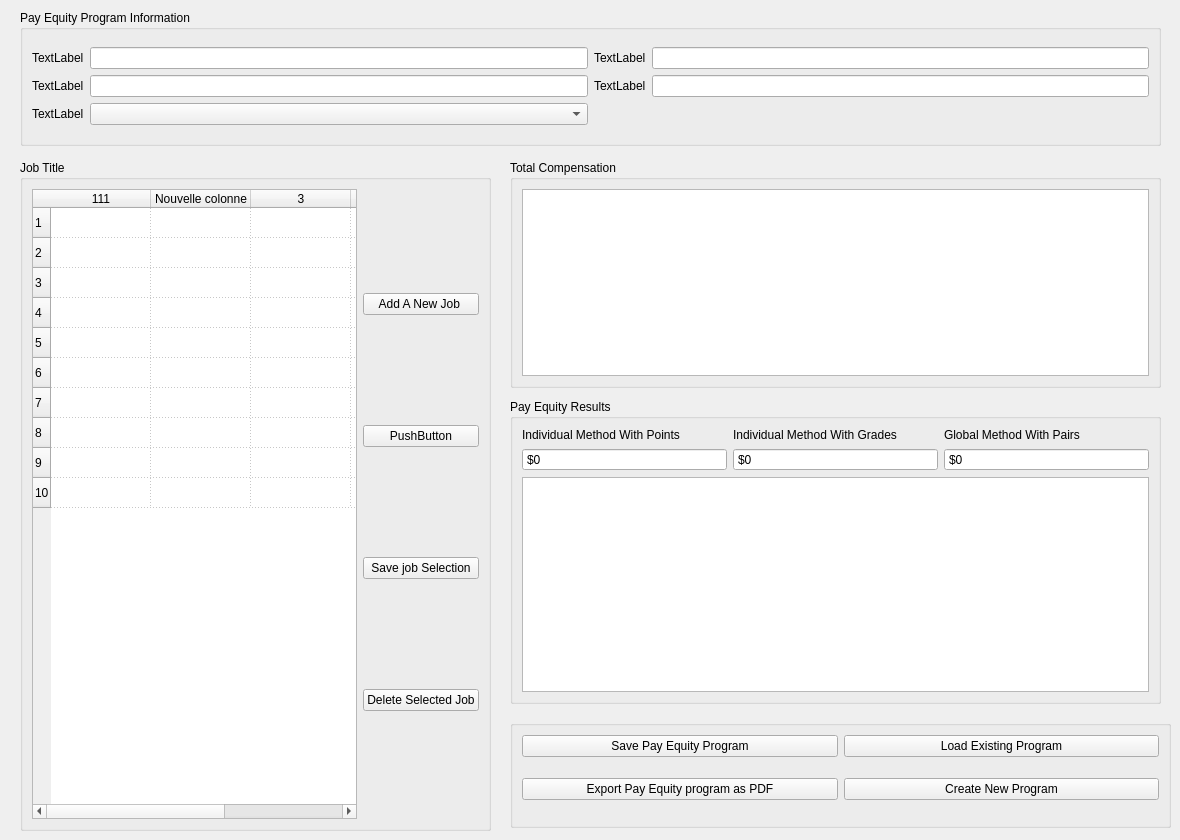
      <widget class="QWidget" name="tab_21">
       <attribute name="icon">
        <iconset>
         <normaloff>3442056-head-hunting/png/041-legal.png</normaloff>3442056-head-hunting/png/041-legal.png</iconset>
       </attribute>
       <attribute name="title">
        <string>Pay Equity Program</string>
       </attribute>
       <widget class="QGroupBox" name="groupBox_27">
        <property name="geometry">
         <rect>
          <x>20</x>
          <y>160</y>
          <width>471</width>
          <height>671</height>
         </rect>
        </property>
        <property name="title">
         <string>Job Title</string>
        </property>
        <layout class="QHBoxLayout" name="horizontalLayout_2">
         <item>
          <widget class="QTableWidget" name="tableWidget">
           <property name="alternatingRowColors">
            <bool>false</bool>
           </property>
           <property name="showGrid">
            <bool>true</bool>
           </property>
           <property name="gridStyle">
            <enum>Qt::DotLine</enum>
           </property>
           <property name="rowCount">
            <number>10</number>
           </property>
           <property name="columnCount">
            <number>5</number>
           </property>
           <attribute name="verticalHeaderDefaultSectionSize">
            <number>30</number>
           </attribute>
           <row/>
           <row/>
           <row/>
           <row/>
           <row/>
           <row/>
           <row/>
           <row/>
           <row/>
           <row/>
           <column>
            <property name="text">
             <string>111</string>
            </property>
           </column>
           <column>
            <property name="text">
             <string>Nouvelle colonne</string>
            </property>
           </column>
           <column/>
           <column/>
           <column/>
          </widget>
         </item>
         <item>
          <layout class="QVBoxLayout" name="verticalLayout">
           <item>
            <widget class="QPushButton" name="pushButton_7">
             <property name="text">
              <string>Add A New Job </string>
             </property>
            </widget>
           </item>
           <item>
            <widget class="QPushButton" name="pushButton">
             <property name="text">
              <string>PushButton</string>
             </property>
            </widget>
           </item>
           <item>
            <widget class="QPushButton" name="pushButton_9">
             <property name="text">
              <string>Save job Selection</string>
             </property>
            </widget>
           </item>
           <item>
            <widget class="QPushButton" name="pushButton_8">
             <property name="layoutDirection">
              <enum>Qt::LeftToRight</enum>
             </property>
             <property name="text">
              <string>Delete Selected Job</string>
             </property>
             <property name="default">
              <bool>false</bool>
             </property>
            </widget>
           </item>
          </layout>
         </item>
        </layout>
       </widget>
       <widget class="QGroupBox" name="groupBox_28">
        <property name="geometry">
         <rect>
          <x>20</x>
          <y>10</y>
          <width>1141</width>
          <height>136</height>
         </rect>
        </property>
        <property name="title">
         <string>Pay Equity Program Information</string>
        </property>
        <layout class="QGridLayout" name="gridLayout_13">
         <item row="0" column="0">
          <layout class="QGridLayout" name="gridLayout_11">
           <item row="0" column="3">
            <widget class="QLineEdit" name="lineEdit_3"/>
           </item>
           <item row="0" column="0">
            <widget class="QLabel" name="label_48">
             <property name="text">
              <string>TextLabel</string>
             </property>
            </widget>
           </item>
           <item row="1" column="0">
            <widget class="QLabel" name="label_78">
             <property name="text">
              <string>TextLabel</string>
             </property>
            </widget>
           </item>
           <item row="1" column="3">
            <widget class="QLineEdit" name="lineEdit_15"/>
           </item>
           <item row="0" column="2">
            <widget class="QLabel" name="label_79">
             <property name="text">
              <string>TextLabel</string>
             </property>
            </widget>
           </item>
           <item row="0" column="1">
            <widget class="QLineEdit" name="lineEdit_14"/>
           </item>
           <item row="1" column="1">
            <widget class="QLineEdit" name="lineEdit_4"/>
           </item>
           <item row="1" column="2">
            <widget class="QLabel" name="label_80">
             <property name="text">
              <string>TextLabel</string>
             </property>
            </widget>
           </item>
           <item row="2" column="0">
            <widget class="QLabel" name="label_81">
             <property name="text">
              <string>TextLabel</string>
             </property>
            </widget>
           </item>
           <item row="2" column="1">
            <widget class="QComboBox" name="comboBox"/>
           </item>
          </layout>
         </item>
        </layout>
       </widget>
       <widget class="QGroupBox" name="groupBox_29">
        <property name="geometry">
         <rect>
          <x>510</x>
          <y>160</y>
          <width>651</width>
          <height>228</height>
         </rect>
        </property>
        <property name="title">
         <string>Total Compensation</string>
        </property>
        <property name="flat">
         <bool>false</bool>
        </property>
        <layout class="QVBoxLayout" name="verticalLayout_6">
         <item>
          <widget class="QTableView" name="tableView_4"/>
         </item>
        </layout>
       </widget>
       <widget class="QGroupBox" name="groupBox_30">
        <property name="geometry">
         <rect>
          <x>510</x>
          <y>399</y>
          <width>651</width>
          <height>305</height>
         </rect>
        </property>
        <property name="title">
         <string>Pay Equity Results</string>
        </property>
        <layout class="QGridLayout" name="gridLayout_14">
         <item row="0" column="0">
          <layout class="QGridLayout" name="gridLayout_10">
           <item row="0" column="2">
            <widget class="QLabel" name="label_46">
             <property name="text">
              <string>Individual Method With Grades</string>
             </property>
             <property name="wordWrap">
              <bool>true</bool>
             </property>
            </widget>
           </item>
           <item row="1" column="0">
            <widget class="QSpinBox" name="spinBox_4">
             <property name="readOnly">
              <bool>true</bool>
             </property>
             <property name="buttonSymbols">
              <enum>QAbstractSpinBox::NoButtons</enum>
             </property>
             <property name="suffix">
              <string/>
             </property>
             <property name="prefix">
              <string>$</string>
             </property>
             <property name="maximum">
              <number>999999999</number>
             </property>
            </widget>
           </item>
           <item row="1" column="2">
            <widget class="QSpinBox" name="spinBox_5">
             <property name="readOnly">
              <bool>true</bool>
             </property>
             <property name="buttonSymbols">
              <enum>QAbstractSpinBox::NoButtons</enum>
             </property>
             <property name="suffix">
              <string/>
             </property>
             <property name="prefix">
              <string>$</string>
             </property>
             <property name="maximum">
              <number>999999999</number>
             </property>
            </widget>
           </item>
           <item row="0" column="0">
            <widget class="QLabel" name="label_45">
             <property name="text">
              <string>&lt;html&gt;&lt;head/&gt;&lt;body&gt;&lt;p&gt;Individual Method With Points&lt;/p&gt;&lt;/body&gt;&lt;/html&gt;</string>
             </property>
             <property name="wordWrap">
              <bool>true</bool>
             </property>
            </widget>
           </item>
           <item row="0" column="4">
            <widget class="QLabel" name="label_47">
             <property name="text">
              <string>Global Method With Pairs</string>
             </property>
             <property name="wordWrap">
              <bool>true</bool>
             </property>
            </widget>
           </item>
           <item row="1" column="4">
            <widget class="QSpinBox" name="spinBox_6">
             <property name="readOnly">
              <bool>true</bool>
             </property>
             <property name="buttonSymbols">
              <enum>QAbstractSpinBox::NoButtons</enum>
             </property>
             <property name="suffix">
              <string/>
             </property>
             <property name="prefix">
              <string>$</string>
             </property>
             <property name="maximum">
              <number>999999999</number>
             </property>
            </widget>
           </item>
          </layout>
         </item>
         <item row="1" column="0">
          <widget class="QTableView" name="tableView_3"/>
         </item>
        </layout>
       </widget>
       <widget class="QGroupBox" name="groupBox_31">
        <property name="geometry">
         <rect>
          <x>510</x>
          <y>720</y>
          <width>661</width>
          <height>108</height>
         </rect>
        </property>
        <property name="title">
         <string/>
        </property>
        <layout class="QGridLayout" name="gridLayout_9">
         <item row="0" column="0">
          <widget class="QPushButton" name="pushButton_5">
           <property name="text">
            <string>Save Pay Equity Program</string>
           </property>
          </widget>
         </item>
         <item row="1" column="0" rowspan="2">
          <widget class="QPushButton" name="pushButton_6">
           <property name="text">
            <string>Export Pay Equity program as PDF</string>
           </property>
          </widget>
         </item>
         <item row="0" column="2">
          <widget class="QPushButton" name="pushButton_3">
           <property name="text">
            <string>Load Existing Program</string>
           </property>
          </widget>
         </item>
         <item row="1" column="2" rowspan="2">
          <widget class="QPushButton" name="pushButton_4">
           <property name="text">
            <string>Create New Program</string>
           </property>
          </widget>
         </item>
        </layout>
       </widget>
      </widget>
